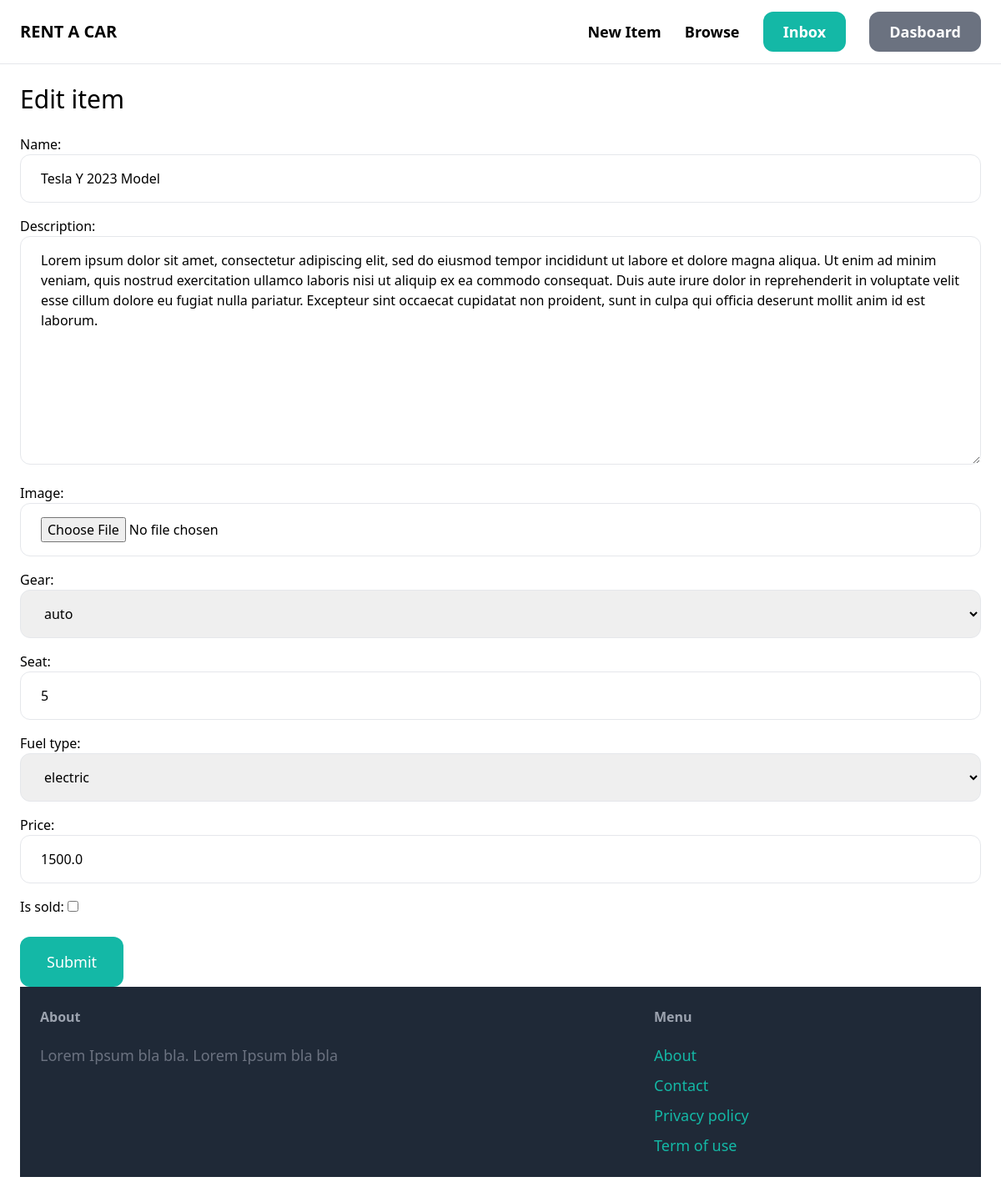
/items/1/edit/ (signed in), run on an earlier commit of the app's database.
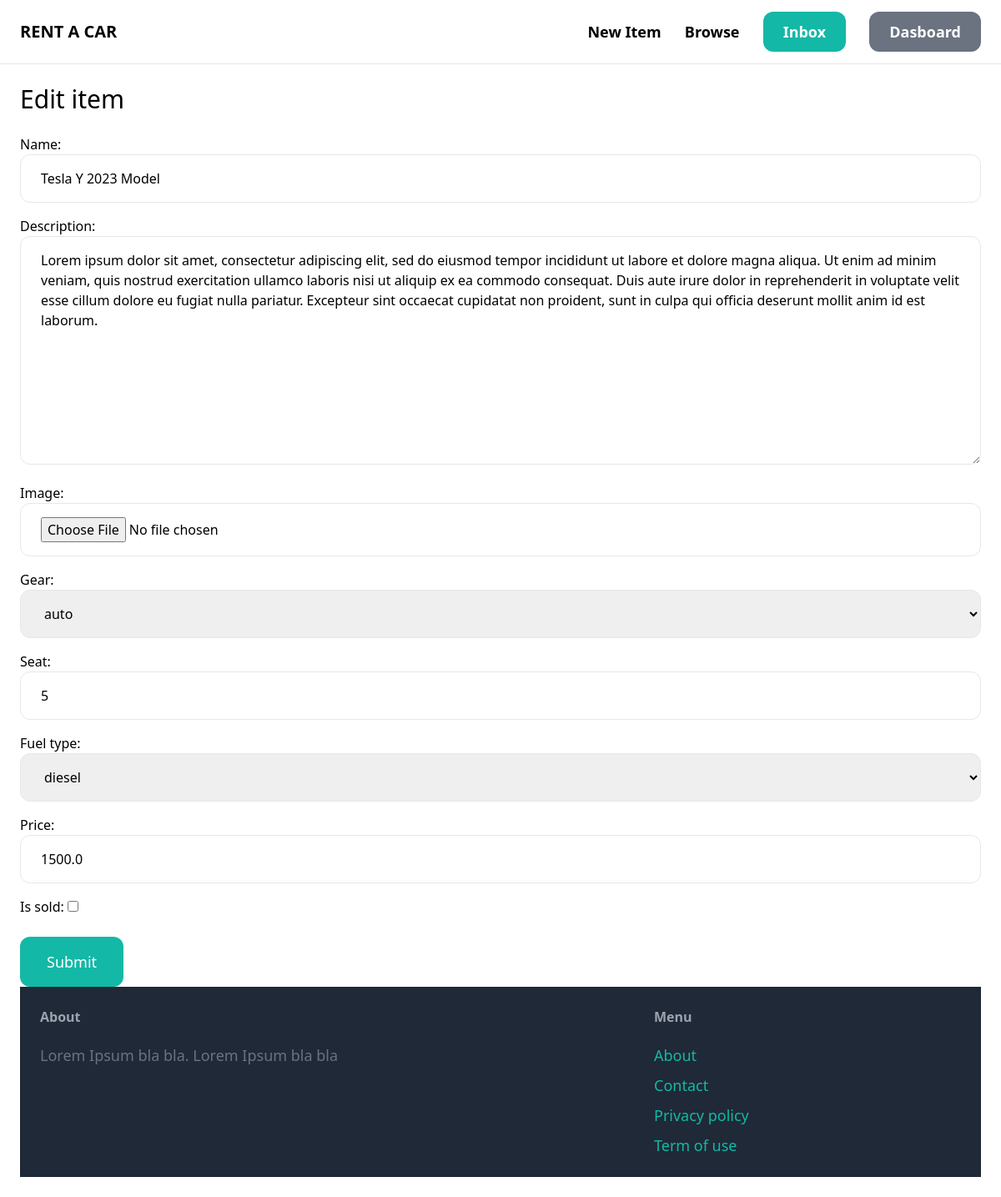
And on a later commit of the database.
### item/models.py (models this page shows, shortened)
class Item(models.Model):
    category = models.ForeignKey(Category, related_name='items', on_delete=models.CASCADE)
    name = models.CharField(max_length=255)
    description = models.TextField(blank=True, null=True)
    image = models.ImageField(upload_to='items_images', blank=True, null=True)
    gear = models.IntegerField(choices=GEAR_CHOICES, null=True)
    seat = models.SmallIntegerField(null=True)
    fuel_type = models.IntegerField(choices=FUEL_CHOICES, null=True)
    rating = models.FloatField(default=0.0, validators=[MinValueValidator(0.0), MaxValueValidator(1.0)])
    price = models.FloatField()
    is_sold = models.BooleanField(default=False)
    created_by = models.ForeignKey(User, related_name='items', on_delete=models.CASCADE)
    created_at=models.DateTimeField(auto_now_add=True)

### item/views.py (the view)
# urls.py: path('<int:pk>/edit/', views.edit, name='edit'),
@login_required
def edit(request, pk):
    item = get_object_or_404(Item, pk=pk, created_by=request.user)
    if request.method == 'POST':
        form = EditItemForm(request.POST, request.FILES, instance=item)
        if form.is_valid():
            form.save()
            return redirect('item:detail', pk=item.id)
    else:
        form = EditItemForm(instance=item)
    return render(request, 'item/form.html', {
        'form': form,
        'title': 'Edit item',
    })

### item/forms.py
class EditItemForm(forms.ModelForm):
    class Meta:
        model = Item
        fields = ('name', 'description', 'image', 'gear', 'seat', 'fuel_type', 'price', 'is_sold')
        widgets = {
            'name': forms.TextInput(attrs={
                'class': INPUT_CLASSES
            }),
            'description': forms.Textarea(attrs={
                'class': INPUT_CLASSES
            }),
            'image': forms.FileInput(attrs={
                'class': INPUT_CLASSES
            }),
            'gear': forms.Select(attrs={
                'class': INPUT_CLASSES
            }),
            'seat': forms.TextInput(attrs={
                'class': INPUT_CLASSES
            }),
            'fuel_type': forms.Select(attrs={
                'class': INPUT_CLASSES
            }),
            'price': forms.TextInput(attrs={
                'class': INPUT_CLASSES
            }),
        }

### item/templates/item/form.html (shortened to what this page needs)
{% extends "core/base.html" %}
{% block content %}
<h1 class="mb-6 text-3xl">{{ title }}</h1>
<form method="post" action="." enctype="multipart/form-data">
    <div class="space-y-4">
        {{ form.as_p }}
    </div>
    <button class="mt-6 py-4 px-8 text-lg bg-teal-500 hover:bg-teal-700 rounded-xl text-white">Submit</button>
</form>
{% endblock %}

What changed in the data, as far as the page shows it:
changed Item "auto": fuel_type "electric" → "diesel"
